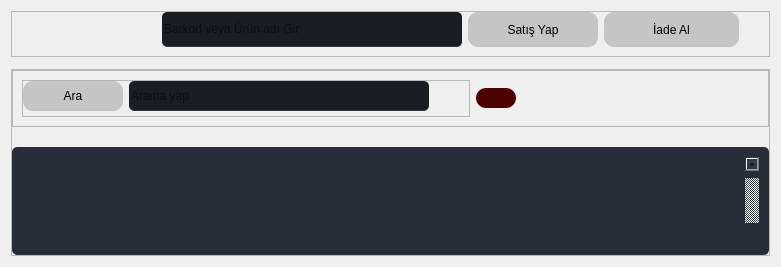
                  <widget class="QWidget" name="page_hizliErisim">
                   <layout class="QVBoxLayout" name="verticalLayout_10">
                    <item>
                     <widget class="QFrame" name="fr_hizliErisim_">
                      <property name="frameShape">
                       <enum>QFrame::StyledPanel</enum>
                      </property>
                      <property name="frameShadow">
                       <enum>QFrame::Raised</enum>
                      </property>
                      <layout class="QHBoxLayout" name="horizontalLayout_11">
                       <property name="leftMargin">
                        <number>0</number>
                       </property>
                       <property name="topMargin">
                        <number>0</number>
                       </property>
                       <property name="rightMargin">
                        <number>0</number>
                       </property>
                       <item>
                        <spacer name="horizontalSpacer">
                         <property name="orientation">
                          <enum>Qt::Horizontal</enum>
                         </property>
                         <property name="sizeType">
                          <enum>QSizePolicy::MinimumExpanding</enum>
                         </property>
                         <property name="sizeHint" stdset="0">
                          <size>
                           <width>150</width>
                           <height>20</height>
                          </size>
                         </property>
                        </spacer>
                       </item>
                       <item>
                        <widget class="QLineEdit" name="txt_hizliE_barkod">
                         <property name="minimumSize">
                          <size>
                           <width>300</width>
                           <height>35</height>
                          </size>
                         </property>
                         <property name="maximumSize">
                          <size>
                           <width>600</width>
                           <height>37</height>
                          </size>
                         </property>
                         <property name="styleSheet">
                          <string notr="true">background-color: rgb(27, 29, 35);

border-radius: 5px;
border-bottom: 1px solid rgb(44, 49, 60);
gridline-color:rgb(255, 170, 0);
font: 63 italic 11pt &quot;Segoe UI Semibold&quot;;
</string>
                         </property>
                         <property name="placeholderText">
                          <string>Barkod veya Ürün adı Gir</string>
                         </property>
                        </widget>
                       </item>
                       <item>
                        <widget class="QPushButton" name="btn_hizli_satisYap">
                         <property name="minimumSize">
                          <size>
                           <width>130</width>
                           <height>30</height>
                          </size>
                         </property>
                         <property name="maximumSize">
                          <size>
                           <width>150</width>
                           <height>35</height>
                          </size>
                         </property>
                         <property name="styleSheet">
                          <string notr="true">QPushButton{
background-color: rgb(197, 197, 197);
color: #000;
border-radius:10px;
}
QPushButton:hover{
background-color: rgb(85, 170, 127);

}
QPushButton:pressed{
background-color: rgb(0, 220, 220);
}</string>
                         </property>
                         <property name="text">
                          <string>Satış Yap</string>
                         </property>
                        </widget>
                       </item>
                       <item>
                        <widget class="QPushButton" name="btn_hizli_iadeAl">
                         <property name="minimumSize">
                          <size>
                           <width>135</width>
                           <height>30</height>
                          </size>
                         </property>
                         <property name="maximumSize">
                          <size>
                           <width>150</width>
                           <height>35</height>
                          </size>
                         </property>
                         <property name="styleSheet">
                          <string notr="true">QPushButton{
background-color: rgb(197, 197, 197);
color: #000;
border-radius:10px;
}
QPushButton:hover{
background-color: rgb(85, 170, 127);

}
QPushButton:pressed{
background-color: rgb(0, 220, 220);
}</string>
                         </property>
                         <property name="text">
                          <string>İade Al</string>
                         </property>
                        </widget>
                       </item>
                       <item>
                        <spacer name="horizontalSpacer_2">
                         <property name="orientation">
                          <enum>Qt::Horizontal</enum>
                         </property>
                         <property name="sizeType">
                          <enum>QSizePolicy::Minimum</enum>
                         </property>
                         <property name="sizeHint" stdset="0">
                          <size>
                           <width>30</width>
                           <height>20</height>
                          </size>
                         </property>
                        </spacer>
                       </item>
                      </layout>
                     </widget>
                    </item>
                    <item>
                     <widget class="QFrame" name="frame">
                      <property name="frameShape">
                       <enum>QFrame::StyledPanel</enum>
                      </property>
                      <property name="frameShadow">
                       <enum>QFrame::Raised</enum>
                      </property>
                     </widget>
                    </item>
                    <item>
                     <widget class="QFrame" name="fr_hizliErisim_table">
                      <property name="frameShape">
                       <enum>QFrame::StyledPanel</enum>
                      </property>
                      <property name="frameShadow">
                       <enum>QFrame::Raised</enum>
                      </property>
                      <layout class="QVBoxLayout" name="verticalLayout_7">
                       <property name="spacing">
                        <number>0</number>
                       </property>
                       <property name="leftMargin">
                        <number>0</number>
                       </property>
                       <property name="topMargin">
                        <number>0</number>
                       </property>
                       <property name="rightMargin">
                        <number>0</number>
                       </property>
                       <property name="bottomMargin">
                        <number>0</number>
                       </property>
                       <item>
                        <widget class="QFrame" name="frame_2">
                         <property name="frameShape">
                          <enum>QFrame::StyledPanel</enum>
                         </property>
                         <property name="frameShadow">
                          <enum>QFrame::Raised</enum>
                         </property>
                         <layout class="QHBoxLayout" name="horizontalLayout_12">
                          <item>
                           <widget class="QFrame" name="frame_12">
                            <property name="frameShape">
                             <enum>QFrame::StyledPanel</enum>
                            </property>
                            <property name="frameShadow">
                             <enum>QFrame::Raised</enum>
                            </property>
                            <layout class="QHBoxLayout" name="horizontalLayout_18">
                             <property name="spacing">
                              <number>6</number>
                             </property>
                             <property name="leftMargin">
                              <number>0</number>
                             </property>
                             <property name="topMargin">
                              <number>0</number>
                             </property>
                             <property name="rightMargin">
                              <number>0</number>
                             </property>
                             <property name="bottomMargin">
                              <number>5</number>
                             </property>
                             <item>
                              <widget class="QPushButton" name="pushButton">
                               <property name="minimumSize">
                                <size>
                                 <width>100</width>
                                 <height>30</height>
                                </size>
                               </property>
                               <property name="maximumSize">
                                <size>
                                 <width>100</width>
                                 <height>30</height>
                                </size>
                               </property>
                               <property name="styleSheet">
                                <string notr="true">QPushButton{
background-color: rgb(197, 197, 197);
color: #000;
border-radius:10px;
}
QPushButton:hover{
background-color: rgb(85, 170, 127);

}
QPushButton:pressed{
background-color: rgb(0, 220, 220);
}</string>
                               </property>
                               <property name="text">
                                <string>Ara</string>
                               </property>
                              </widget>
                             </item>
                             <item>
                              <widget class="QLineEdit" name="txt_hizli_ara">
                               <property name="minimumSize">
                                <size>
                                 <width>300</width>
                                 <height>30</height>
                                </size>
                               </property>
                               <property name="maximumSize">
                                <size>
                                 <width>300</width>
                                 <height>37</height>
                                </size>
                               </property>
                               <property name="styleSheet">
                                <string notr="true">background-color: rgb(27, 29, 35);
border-radius: 5px;
border-bottom: 1px solid rgb(44, 49, 60);
gridline-color:rgb(255, 170, 0);
font: 63 italic 10pt &quot;Segoe USemibold&quot;;
</string>
                               </property>
                               <property name="placeholderText">
                                <string>Arama yap</string>
                               </property>
                              </widget>
                             </item>
                             <item>
                              <spacer name="horizontalSpacer_7">
                               <property name="orientation">
                                <enum>Qt::Horizontal</enum>
                               </property>
                               <property name="sizeHint" stdset="0">
                                <size>
                                 <width>40</width>
                                 <height>20</height>
                                </size>
                               </property>
                              </spacer>
                             </item>
                            </layout>
                           </widget>
                          </item>
                          <item>
                           <widget class="QPushButton" name="btn_hizliSil">
                            <property name="minimumSize">
                             <size>
                              <width>40</width>
                              <height>20</height>
                             </size>
                            </property>
                            <property name="maximumSize">
                             <size>
                              <width>40</width>
                              <height>20</height>
                             </size>
                            </property>
                            <property name="styleSheet">
                             <string notr="true">QPushButton{
background-color: rgb(76, 0, 0);
border-radius:10px
}
QPushButton:hover {
	background-color: rgb(24, 24, 24);
	
}
QPushButton:pressed {	
	background-color: rgb(85, 170, 255);

}</string>
                            </property>
                            <property name="text">
                             <string>-</string>
                            </property>
                           </widget>
                          </item>
                          <item>
                           <spacer name="horizontalSpacer_3">
                            <property name="orientation">
                             <enum>Qt::Horizontal</enum>
                            </property>
                            <property name="sizeType">
                             <enum>QSizePolicy::MinimumExpanding</enum>
                            </property>
                            <property name="sizeHint" stdset="0">
                             <size>
                              <width>40</width>
                              <height>20</height>
                             </size>
                            </property>
                           </spacer>
                          </item>
                         </layout>
                        </widget>
                       </item>
                       <item>
                        <widget class="QTableWidget" name="tbl_hizliErisim">
                         <property name="contextMenuPolicy">
                          <enum>Qt::DefaultContextMenu</enum>
                         </property>
                         <property name="layoutDirection">
                          <enum>Qt::LeftToRight</enum>
                         </property>
                         <property name="styleSheet">
                          <string notr="true">QTableWidget {	
	background-color: rgb(39, 44, 54);
	padding: 10px;
	border-radius: 5px;
	gridline-color: rgb(44, 49, 60);
	border-bottom: 1px solid rgb(44, 49, 60);
	margin-top:20px;
}
QTableWidget::item{
	border-color: rgb(44, 49, 60);
	padding-left: 5px;
	padding-right: 5px;
	gridline-color: rgb(44, 49, 60);
}
QTableWidget::item:selected{
	background-color: rgb(170, 170, 255);
}
QScrollBar:horizontal {
    border: none;
    background: rgb(52, 59, 72);
    height: 14px;
    margin: 0px 21px 0 21px;
	border-radius: 0px;
}
 QScrollBar:vertical {
	border: none;
    background: rgb(52, 59, 72);
    width: 14px;
    margin: 21px 0 21px 0;
	border-radius: 0px;
 }
QHeaderView::section{
	Background-color: rgb(39, 44, 54);
	max-width: 30px;
	border: 1px solid rgb(44, 49, 60);
	border-style: none;
    border-bottom: 1px solid rgb(44, 49, 60);
    border-right: 1px solid rgb(44, 49, 60);
}
QTableWidget::horizontalHeader {	
	background-color: rgb(81, 255, 0);
}
QHeaderView::section:horizontal
{
    border: 1px solid rgb(32, 34, 42);
	background-color: rgb(27, 29, 35);
	padding: 3px;
	border-top-left-radius: 7px;
    border-top-right-radius: 7px;
}
QHeaderView::section:vertical
{
    border: 1px solid rgb(44, 49, 60);
}
</string>
                         </property>
                         <property name="frameShape">
                          <enum>QFrame::NoFrame</enum>
                         </property>
                         <property name="frameShadow">
                          <enum>QFrame::Sunken</enum>
                         </property>
                         <property name="midLineWidth">
                          <number>0</number>
                         </property>
                         <property name="verticalScrollBarPolicy">
                          <enum>Qt::ScrollBarAlwaysOn</enum>
                         </property>
                         <property name="sizeAdjustPolicy">
                          <enum>QAbstractScrollArea::AdjustToContents</enum>
                         </property>
                         <property name="editTriggers">
                          <set>QAbstractItemView::NoEditTriggers</set>
                         </property>
                         <property name="showDropIndicator" stdset="0">
                          <bool>true</bool>
                         </property>
                         <property name="dragDropOverwriteMode">
                          <bool>true</bool>
                         </property>
                         <property name="selectionMode">
                          <enum>QAbstractItemView::SingleSelection</enum>
                         </property>
                         <property name="selectionBehavior">
                          <enum>QAbstractItemView::SelectItems</enum>
                         </property>
                         <property name="horizontalScrollMode">
                          <enum>QAbstractItemView::ScrollPerItem</enum>
                         </property>
                         <property name="sortingEnabled">
                          <bool>false</bool>
                         </property>
                         <property name="cornerButtonEnabled">
                          <bool>true</bool>
                         </property>
                         <attribute name="horizontalHeaderVisible">
                          <bool>true</bool>
                         </attribute>
                         <attribute name="horizontalHeaderCascadingSectionResizes">
                          <bool>true</bool>
                         </attribute>
                         <attribute name="horizontalHeaderDefaultSectionSize">
                          <number>200</number>
                         </attribute>
                         <attribute name="horizontalHeaderHighlightSections">
                          <bool>true</bool>
                         </attribute>
                         <attribute name="horizontalHeaderMinimumSectionSize">
                          <number>37</number>
                         </attribute>
                         <attribute name="horizontalHeaderShowSortIndicator" stdset="0">
                          <bool>false</bool>
                         </attribute>
                         <attribute name="horizontalHeaderStretchLastSection">
                          <bool>true</bool>
                         </attribute>
                         <attribute name="verticalHeaderVisible">
                          <bool>false</bool>
                         </attribute>
                         <attribute name="verticalHeaderCascadingSectionResizes">
                          <bool>false</bool>
                         </attribute>
                         <attribute name="verticalHeaderHighlightSections">
                          <bool>false</bool>
                         </attribute>
                         <attribute name="verticalHeaderStretchLastSection">
                          <bool>false</bool>
                         </attribute>
                        </widget>
                       </item>
                      </layout>
                     </widget>
                    </item>
                   </layout>
                  </widget>
